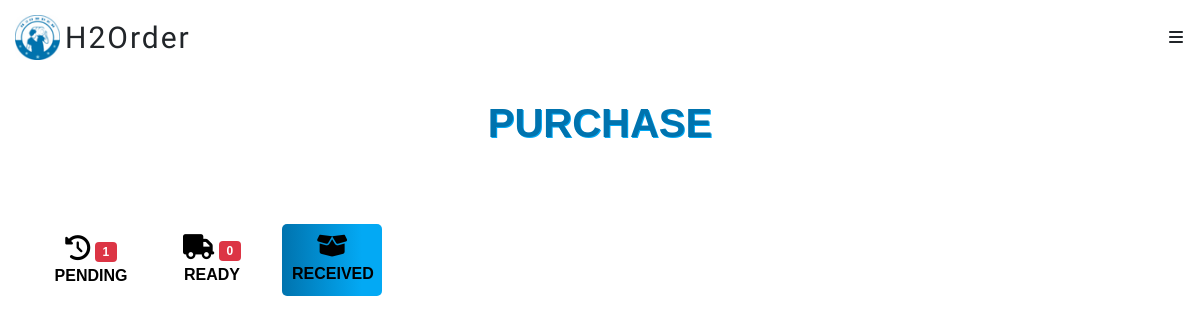
/customer/received_orders.php (signed in), run on an earlier commit of the app's database.
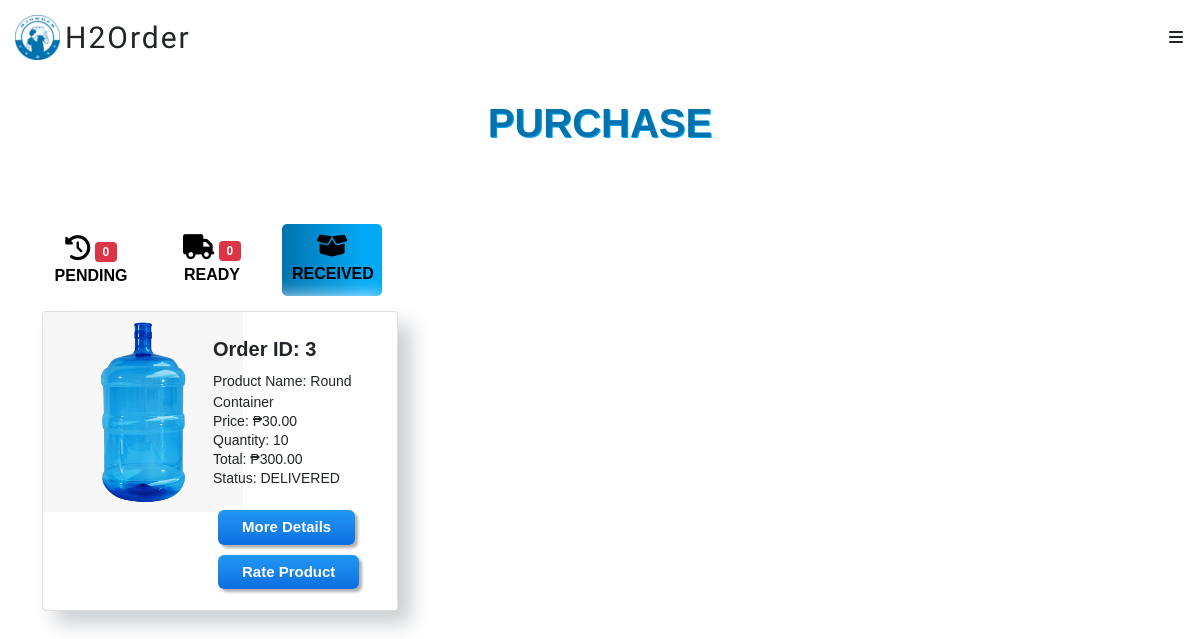
And on a later commit of the database.
### tables this page shows
CREATE TABLE `orderlist` (
  `order_id` int(11) NOT NULL,
  `product_id` int(11) NOT NULL,
  `customer_id` int(11) NOT NULL,
  `merchant_id` int(11) NOT NULL,
  `deliveryman_id` int(11) DEFAULT NULL,
  `status` text NOT NULL,
  `quantity` text NOT NULL,
  `total` int(11) NOT NULL,
  `type` text,
  `photo` text,
  `date` timestamp NOT NULL DEFAULT CURRENT_TIMESTAMP
);

CREATE TABLE `product` (
  `product_id` int(11) NOT NULL,
  `merchant_id` int(11) NOT NULL,
  `product_name` varchar(255) NOT NULL,
  `product_type` varchar(255) NOT NULL,
  `price` int(11) NOT NULL,
  `image` varchar(255) NOT NULL,
  `description` varchar(255) NOT NULL
);

### customer/received_orders.php (the view, shortened to what this page needs)
<?php
require '../connection.php';
?>
<!DOCTYPE html>
<html>
    <head>
        <link href="https://cdn.jsdelivr.net/npm/bootstrap@5.0.2/dist/css/bootstrap.min.css" rel="stylesheet">
    </head>
    <body  >
      <?php include 'navbar.php' ?>
      <center>
      <p class="text-center h1 fw-bold mb-3 mx-1 mx-md-4 mt-4"
      style="color:#0073ae;text-shadow: 1px 1px #03a9f4;">PURCHASE
      </p>
       </center>
<section >
  <div class="container py-5">
  <?php
        $q_p = $conn->query("SELECT COUNT(*) as total FROM `orderlist` WHERE orderlist.status = 'pending' && orderlist.customer_id = '".$_SESSION['customer_id']."' ") or die(mysqli_error());
        $f_p = $q_p->fetch_array();
        $q_s = $conn->query("SELECT COUNT(*) as total FROM `orderlist` WHERE orderlist.status = 'ready' && orderlist.customer_id = '".$_SESSION['customer_id']."'") or die(mysqli_error());
        $f_s = $q_s->fetch_array();
      ?>
  <div>
    <button type="button" class="btn btn-primary" onclick="window.location='purchase.php'" style="background-color: white; border:red; color:black; margin-left:-1px; width:100px;">
      <i style="font-size:25px;" class="fas fa-history"></i>
      <span class="badge bg-danger"><?php echo $f_p['total']?></span>
      Pending
    </button>
     <button type="button" class="btn btn-primary" onclick="window.location='shipping_orders.php'" style="background-color: white; color:black; margin-left:120px; margin-top:-88px;width:100px;">
      <i style="font-size:25px;" class="fas fa-truck"></i>
      <span class="badge bg-danger"><?php echo $f_s['total']?></span>
      Ready
    </button>
     <button type="button" class="btn btn-primary" onclick="window.location='received_orders.php'" style="background: rgb(0,115,174);background: linear-gradient(90deg, rgba(0,115,174,1) 0%, rgba(3,169,244,1) 80%);color:black; margin-left:240px; margin-top:-88px;width:100px;">
      <i style="font-size:25px;" class="fas fa-box-open"></i>
      Received
    </button>
  </div>
    <div class="row">
 <?php
      $queryy = $conn->query("SELECT product.product_id,product.image,product.product_name,product.product_type,
      product.price, product.merchant_id, orderlist.order_id, orderlist.quantity, orderlist.total ,orderlist.status, orderlist.type,
      orderlist.date, customer.firstname, customer.lastname, customer.customer_id FROM orderlist
      RIGHT JOIN product ON orderlist.product_id = product.product_id
      RIGHT JOIN customer ON orderlist.customer_id = customer.customer_id
      WHERE orderlist.status = 'delivered' && orderlist.customer_id = '".$_SESSION['customer_id']."'
  ") or die(mysqli_error());
      while($fetch = $queryy->fetch_array()){
?>
      <div class="col-md-12 col-lg-4 mb-4 mb-lg-0">
        <div class="card">
          <img src = "../photo/<?php echo $fetch['image']?>" style="width: 200px;height: 200px; margin-bottom: 5px;" />
             <div>
                <table>
                  <tr>
                  <td valign="top" style="padding-left:20px;">
                    <div style=" margin-top:-180px; margin-left: 150px;">
                      <h5 class="text-dark mb-0" style="font-weight: 550" >Order ID: <?php echo $fetch['order_id']?></h5>
                      <p style="font-size:14px;margin-top:10px;">Product Name: <?php echo $fetch['product_name']?><p>
                      <p style="font-size:14px;margin-top:-18px;">Price:  &#8369;<?php echo $fetch['price']?>.00<p>
                      <p style="font-size:14px;margin-top:-18px;">Quantity: <?php echo $fetch['quantity']?><p>
                     <p style="font-size:14px;margin-top:-18px;">Total: &#8369;<?php echo $fetch['quantity']* $fetch['price']?>.00<p>
                      <p style="font-size:14px;margin-top:-18px;">Status:  <?php echo  strtoupper($fetch['status'])?><p>
                     <a onclick="window.location='received_order_details.php?order_id=<?php echo $fetch['order_id']?>'" class="myButton" style="color:white;margin:5px;">More Details</a>
                     <a onclick="window.location='rate_product.php?order_id=<?php echo $fetch['order_id']?>'" class="myButton" style="color:white;margin:5px;">Rate Product</a>
                    </div>
                 </td>
                </tr>
              </table>
          </div>
        </div><br>
      </div>
<?php
    }
  ?>
        </div>
      </div>
</section>
    </body>
</html>

What changed in the data, as far as the page shows it:
now on this page (row edited): orderlist: product.image (picture), order_id "3", product.product_name "Round Container", product.price "30", quantity "10", $fetch['quantity']*$fetch['price'] "300", status "DELIVERED"
Also different on the page:
$f_p['total']: "1" → "0"
